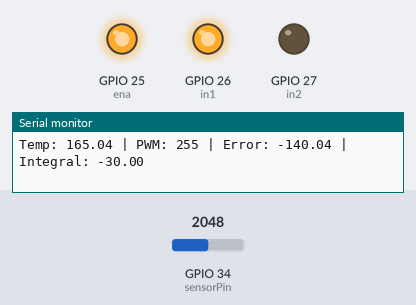
Recording of a sketch running on a simulated ESP32. On the bench: output pins drawn as LEDs (lit = HIGH), the last lines printed to the serial monitor. Inputs (shaded band) come from the test bench; at power-on: GPIO 34 (sensorPin) = 2048.

Above: at 1.3 s.
1.4 s: GPIO 34 (sensorPin) set to 1228
At 1.9 s:
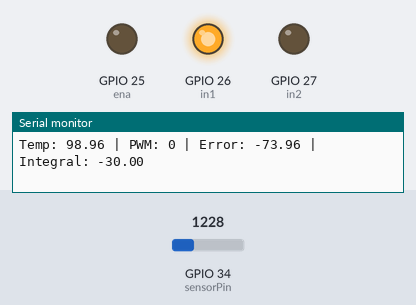
3.5 s: GPIO 34 (sensorPin) set to 1148
At 4.6 s:
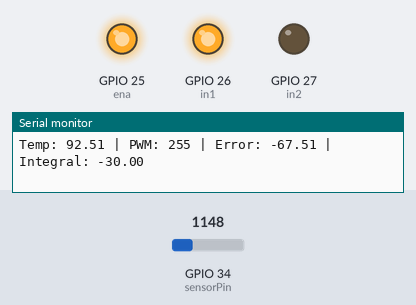
Timing chart, 0 to 6.5 s (numbered marks = the images above; inputs shaded):
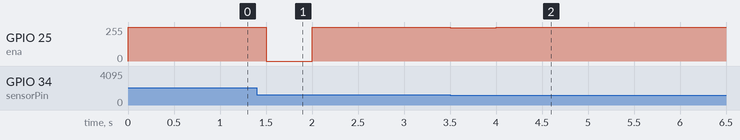

The sketch:

PID_Temperature_Control.ino
```cpp
const int sensorPin = 34;
const int ena = 25;
const int in1 = 26;
const int in2 = 27;

// PID gains (tuned for thermal stability)
float Kp = 15.0;
float Ki = 0.3;
float Kd = 60.0;

float setpoint = 25.0;
float previousError = 0;
float integral = 0;
unsigned long previousTime = 0;

const int minPWM = 30; // Reduced from 60 to avoid over-cooling

void setup() {
  Serial.begin(115200);
  pinMode(ena, OUTPUT);
  pinMode(in1, OUTPUT);
  pinMode(in2, OUTPUT);
  digitalWrite(in1, HIGH);
  digitalWrite(in2, LOW);
}

void loop() {
  unsigned long currentTime = millis();
  float dt = (currentTime - previousTime) / 1000.0;
  if (dt <= 0) dt = 0.01;

  int adcValue = analogRead(sensorPin);
  float voltage = adcValue * (3.3 / 4095.0);
  float temperature = voltage * 100;

  float error = setpoint - temperature;


  integral += error * dt;
  integral = constrain(integral, -30, 30);

  float derivative = (error - previousError) / dt;
  float output = (Kp * error) + (Ki * integral) + (Kd * derivative);

  // Convert to positive cooling effort
  output = -output;

  int pwmValue;


  if (abs(error) < 0.3) {
    pwmValue = 0; // Deadband: no jitter near setpoint
  } else {
    pwmValue = constrain((int)output, 0, 255);
  }

  analogWrite(ena, pwmValue);

  Serial.print("Temp: ");
  Serial.print(temperature);
  Serial.print(" | PWM: ");
  Serial.print(pwmValue);
  Serial.print(" | Error: ");
  Serial.print(error);
  Serial.print(" | Integral: ");
  Serial.println(integral);

  previousError = error;
  previousTime = currentTime;
  delay(500);
}
```

Measured:
- the behaviour switches between 1149 and 1148 on GPIO 34 (sensorPin) (found by bisection; images 1 and 2)
- after the input at 1.4 s, GPIO 25 (ena): 255/255 → 0/255 after 0.10 s, → 255/255 0.50 s later
- after the input at 3.5 s, GPIO 25 (ena): 255/255 → 248/255 at once, → 255/255 0.50 s later
